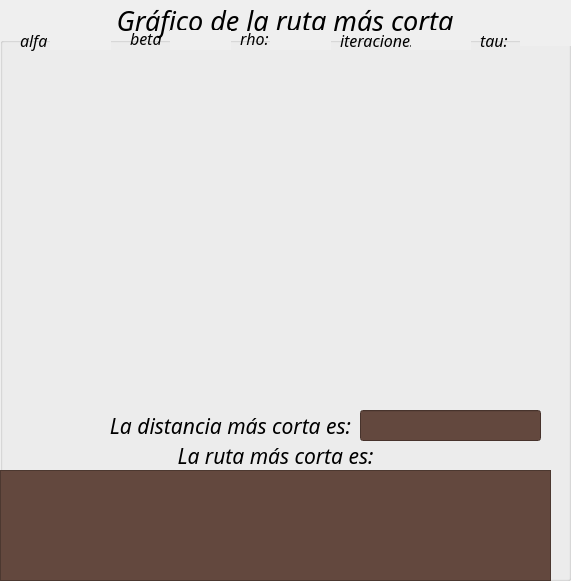
    <widget class="QGroupBox" name="groupBox_2">
     <property name="geometry">
      <rect>
       <x>630</x>
       <y>100</y>
       <width>571</width>
       <height>581</height>
      </rect>
     </property>
     <property name="font">
      <font>
       <family>High Tower Text</family>
       <pointsize>20</pointsize>
       <italic>true</italic>
      </font>
     </property>
     <property name="title">
      <string>Gráfico de la ruta más corta</string>
     </property>
     <property name="alignment">
      <set>Qt::AlignCenter</set>
     </property>
     <widget class="QLabel" name="label_11">
      <property name="geometry">
       <rect>
        <x>0</x>
        <y>430</y>
        <width>551</width>
        <height>51</height>
       </rect>
      </property>
      <property name="font">
       <font>
        <family>High Tower Text</family>
        <pointsize>16</pointsize>
        <italic>true</italic>
       </font>
      </property>
      <property name="text">
       <string>La ruta más corta es:</string>
      </property>
      <property name="alignment">
       <set>Qt::AlignCenter</set>
      </property>
     </widget>
     <widget class="QLineEdit" name="lineEdit_5">
      <property name="enabled">
       <bool>false</bool>
      </property>
      <property name="geometry">
       <rect>
        <x>360</x>
        <y>410</y>
        <width>181</width>
        <height>31</height>
       </rect>
      </property>
      <property name="font">
       <font>
        <family>Comic Sans MS</family>
        <pointsize>14</pointsize>
        <weight>75</weight>
        <italic>false</italic>
        <bold>true</bold>
       </font>
      </property>
      <property name="styleSheet">
       <string notr="true">background-color: rgb(99, 72, 62);
color: rgb(255, 255, 255);</string>
      </property>
      <property name="text">
       <string/>
      </property>
      <property name="cursorPosition">
       <number>0</number>
      </property>
      <property name="alignment">
       <set>Qt::AlignRight|Qt::AlignTrailing|Qt::AlignVCenter</set>
      </property>
     </widget>
     <widget class="QLabel" name="label_12">
      <property name="geometry">
       <rect>
        <x>20</x>
        <y>400</y>
        <width>331</width>
        <height>51</height>
       </rect>
      </property>
      <property name="font">
       <font>
        <family>High Tower Text</family>
        <pointsize>16</pointsize>
        <italic>true</italic>
       </font>
      </property>
      <property name="text">
       <string>La distancia más corta es:</string>
      </property>
      <property name="alignment">
       <set>Qt::AlignRight|Qt::AlignTrailing|Qt::AlignVCenter</set>
      </property>
     </widget>
     <widget class="QTextEdit" name="textEdit">
      <property name="enabled">
       <bool>false</bool>
      </property>
      <property name="geometry">
       <rect>
        <x>0</x>
        <y>470</y>
        <width>551</width>
        <height>111</height>
       </rect>
      </property>
      <property name="minimumSize">
       <size>
        <width>551</width>
        <height>100</height>
       </size>
      </property>
      <property name="font">
       <font>
        <family>Comic Sans MS</family>
        <pointsize>14</pointsize>
        <weight>75</weight>
        <italic>false</italic>
        <bold>true</bold>
        <kerning>false</kerning>
       </font>
      </property>
      <property name="styleSheet">
       <string notr="true">background-color: rgb(99, 72, 62);
color: rgb(255, 255, 255);</string>
      </property>
      <property name="html">
       <string>&lt;!DOCTYPE HTML PUBLIC &quot;-//W3C//DTD HTML 4.0//EN&quot; &quot;http://www.w3.org/TR/REC-html40/strict.dtd&quot;&gt;
&lt;html&gt;&lt;head&gt;&lt;meta name=&quot;qrichtext&quot; content=&quot;1&quot; /&gt;&lt;style type=&quot;text/css&quot;&gt;
p, li { white-space: pre-wrap; }
&lt;/style&gt;&lt;/head&gt;&lt;body style=&quot; font-family:'Comic Sans MS'; font-size:14pt; font-weight:600; font-style:normal;&quot;&gt;
&lt;p style=&quot;-qt-paragraph-type:empty; margin-top:0px; margin-bottom:0px; margin-left:0px; margin-right:0px; -qt-block-indent:0; text-indent:0px;&quot;&gt;&lt;br /&gt;&lt;/p&gt;&lt;/body&gt;&lt;/html&gt;</string>
      </property>
     </widget>
     <widget class="QLineEdit" name="lineEdit">
      <property name="enabled">
       <bool>false</bool>
      </property>
      <property name="geometry">
       <rect>
        <x>50</x>
        <y>30</y>
        <width>61</width>
        <height>20</height>
       </rect>
      </property>
      <property name="font">
       <font>
        <family>MS Shell Dlg 2</family>
        <pointsize>10</pointsize>
        <italic>false</italic>
       </font>
      </property>
      <property name="frame">
       <bool>false</bool>
      </property>
      <property name="alignment">
       <set>Qt::AlignLeading|Qt::AlignLeft|Qt::AlignVCenter</set>
      </property>
     </widget>
     <widget class="QLineEdit" name="lineEdit_2">
      <property name="enabled">
       <bool>false</bool>
      </property>
      <property name="geometry">
       <rect>
        <x>410</x>
        <y>30</y>
        <width>61</width>
        <height>20</height>
       </rect>
      </property>
      <property name="font">
       <font>
        <family>MS Shell Dlg 2</family>
        <pointsize>10</pointsize>
        <italic>false</italic>
       </font>
      </property>
      <property name="frame">
       <bool>false</bool>
      </property>
      <property name="alignment">
       <set>Qt::AlignLeading|Qt::AlignLeft|Qt::AlignVCenter</set>
      </property>
     </widget>
     <widget class="QLineEdit" name="lineEdit_3">
      <property name="enabled">
       <bool>false</bool>
      </property>
      <property name="geometry">
       <rect>
        <x>270</x>
        <y>30</y>
        <width>61</width>
        <height>20</height>
       </rect>
      </property>
      <property name="font">
       <font>
        <family>MS Shell Dlg 2</family>
        <pointsize>10</pointsize>
        <italic>false</italic>
       </font>
      </property>
      <property name="frame">
       <bool>false</bool>
      </property>
      <property name="alignment">
       <set>Qt::AlignLeading|Qt::AlignLeft|Qt::AlignVCenter</set>
      </property>
     </widget>
     <widget class="QLabel" name="label">
      <property name="geometry">
       <rect>
        <x>20</x>
        <y>30</y>
        <width>31</width>
        <height>21</height>
       </rect>
      </property>
      <property name="font">
       <font>
        <family>High Tower Text</family>
        <pointsize>12</pointsize>
        <italic>true</italic>
       </font>
      </property>
      <property name="text">
       <string>alfa</string>
      </property>
     </widget>
     <widget class="QLineEdit" name="lineEdit_7">
      <property name="enabled">
       <bool>false</bool>
      </property>
      <property name="geometry">
       <rect>
        <x>170</x>
        <y>30</y>
        <width>61</width>
        <height>20</height>
       </rect>
      </property>
      <property name="font">
       <font>
        <family>MS Shell Dlg 2</family>
        <pointsize>10</pointsize>
        <italic>false</italic>
       </font>
      </property>
      <property name="frame">
       <bool>false</bool>
      </property>
      <property name="alignment">
       <set>Qt::AlignLeading|Qt::AlignLeft|Qt::AlignVCenter</set>
      </property>
     </widget>
     <widget class="QLabel" name="label_7">
      <property name="geometry">
       <rect>
        <x>130</x>
        <y>30</y>
        <width>31</width>
        <height>16</height>
       </rect>
      </property>
      <property name="font">
       <font>
        <family>High Tower Text</family>
        <pointsize>12</pointsize>
        <italic>true</italic>
       </font>
      </property>
      <property name="text">
       <string>beta:</string>
      </property>
     </widget>
     <widget class="QLabel" name="label_8">
      <property name="geometry">
       <rect>
        <x>240</x>
        <y>30</y>
        <width>31</width>
        <height>16</height>
       </rect>
      </property>
      <property name="font">
       <font>
        <family>High Tower Text</family>
        <pointsize>12</pointsize>
        <italic>true</italic>
       </font>
      </property>
      <property name="text">
       <string>rho:</string>
      </property>
     </widget>
     <widget class="QLabel" name="label_13">
      <property name="geometry">
       <rect>
        <x>340</x>
        <y>30</y>
        <width>71</width>
        <height>20</height>
       </rect>
      </property>
      <property name="font">
       <font>
        <family>High Tower Text</family>
        <pointsize>12</pointsize>
        <italic>true</italic>
       </font>
      </property>
      <property name="text">
       <string>iteraciones:</string>
      </property>
     </widget>
     <widget class="MplWidget" name="MplWidget" native="true">
      <property name="geometry">
       <rect>
        <x>30</x>
        <y>60</y>
        <width>511</width>
        <height>341</height>
       </rect>
      </property>
      <property name="font">
       <font>
        <family>Gabriola</family>
        <pointsize>6</pointsize>
        <italic>false</italic>
        <strikeout>true</strikeout>
       </font>
      </property>
     </widget>
     <widget class="QLineEdit" name="lineEdit_6">
      <property name="enabled">
       <bool>false</bool>
      </property>
      <property name="geometry">
       <rect>
        <x>520</x>
        <y>30</y>
        <width>51</width>
        <height>16</height>
       </rect>
      </property>
      <property name="font">
       <font>
        <pointsize>10</pointsize>
       </font>
      </property>
      <property name="frame">
       <bool>false</bool>
      </property>
     </widget>
     <widget class="QLabel" name="label_14">
      <property name="geometry">
       <rect>
        <x>480</x>
        <y>30</y>
        <width>31</width>
        <height>20</height>
       </rect>
      </property>
      <property name="font">
       <font>
        <family>High Tower Text</family>
        <pointsize>12</pointsize>
        <italic>true</italic>
       </font>
      </property>
      <property name="text">
       <string>tau:</string>
      </property>
     </widget>
    </widget>
